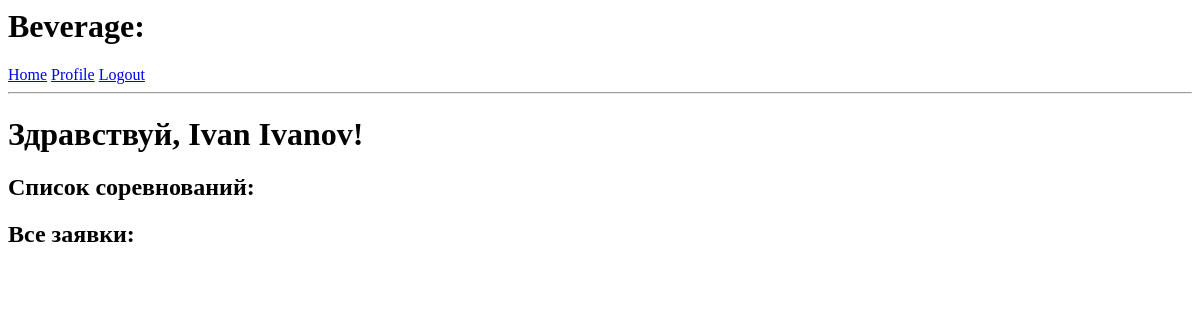
Before: /index (signed in) with the older database file.
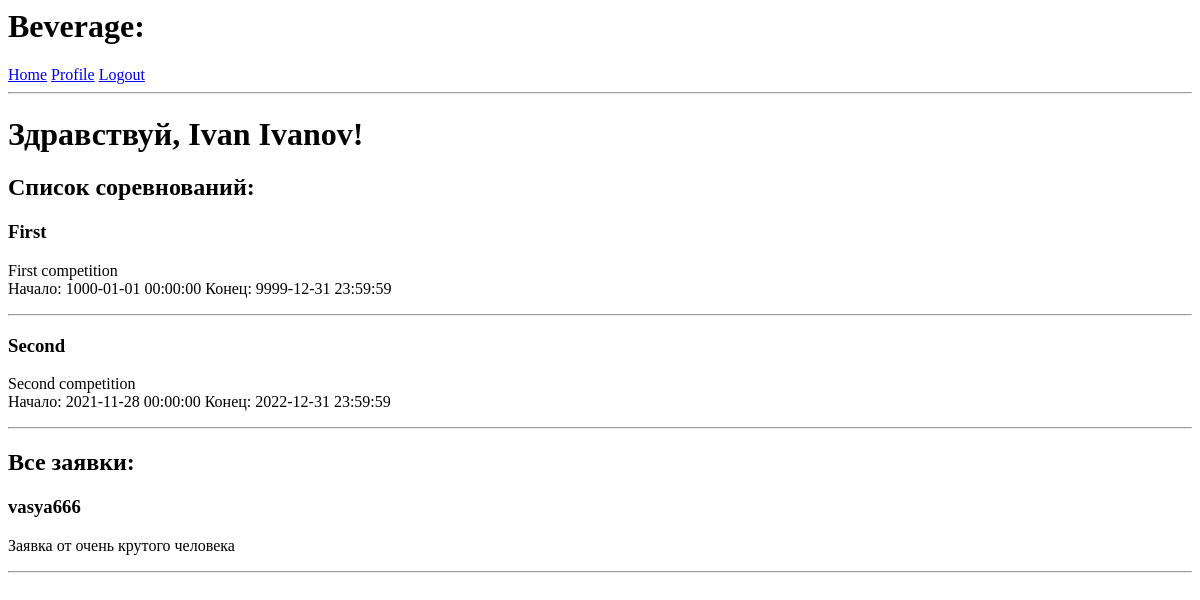
After: the same page with the newer database file.
### app/models.py (models this page shows, shortened)
class Participant(db.Model, UserMixin):
    id = db.Column(db.Integer, primary_key=True)
    name = db.Column(db.String(64)) # Имя
    surname = db.Column(db.String(64)) # Фамилия
    patronymic = db.Column(db.String(64)) # Отчество
    city = db.Column(db.String(64),index=True) # Город
    description = db.Column(db.String(256)) # Описание-биография
    gender = db.Column(db.Boolean()) # True - male, False - female
    applications = db.relationship('Application', backref='author', lazy='dynamic')
    username = db.Column(db.String(64), index=True, unique=True) # логин
    password_hash = db.Column(db.String(128)) # Пароль в виде хеша

class Competition(db.Model):
    id = db.Column(db.Integer, primary_key=True)
    name = db.Column(db.String(64), index=True) # Имя
    description = db.Column(db.String(256)) # Описание соревнования
    city = db.Column(db.String(64),index=True) # Город
    applications = db.relationship('Application', backref='competition', lazy='dynamic')
    start_date = db.Column(db.DateTime, index = True)
    end_date = db.Column(db.DateTime, index = True)

class Application(db.Model):
    id = db.Column(db.Integer, primary_key=True)
    description = db.Column(db.String(256)) # Описание соревнования
    rating = db.Column(db.Integer, default = 0) # Выставленные баллы за заявку
    participant_id = db.Column(db.Integer, db.ForeignKey('participant.id'))
    competition_id = db.Column(db.Integer, db.ForeignKey('competition.id'))

### app/routes.py (the view)
@app.route('/')
@app.route('/index')
@login_required
def index():
    applications = Application.query.all()
    competitions = Competition.query.all()
    return render_template('index.html',
                            title='Home',
                            applications = applications,
                            competitions = competitions)

### app/models.py (called while the page is built)
@login.user_loader
def load_user(id):
    return Participant.query.get(int(id))

### app/templates/index.html
{% extends "base.html" %}
{% block content %}
        <h1>Здравствуй, {{ current_user.name }} {{current_user.surname}}!</h1>
        <h2>Список соревнований:</h2>
        {% for competition in competitions %}
        <div>
                <p>
                        <h3>{{ competition.name }} </h3>
                        {{ competition.description }} <br>
                        Начало: {{competition.start_date}} Конец: {{competition.end_date}}
                </p>
                <hr>
        </div>
        {% endfor %}
        <h2>Все заявки:</h2>
        {% for application in applications %}
        <div>
                <p>
                        <h3>{{ application.author.username }}</h3>
                        {{ application.description }}
                </p>
                <hr>
        </div>
        {% endfor %}
{% endblock %}

### app/templates/base.html (shortened to what this page needs)
<html>
    <head>
    </head>
    <body>
        <div>
            <h1>Beverage:</h1>
            <a href="{{ url_for('index') }}">Home</a>
            {% if not current_user.is_anonymous %}
            <a href="{{ url_for('profile', username=current_user.username) }}">Profile</a>
            {% endif %}
            {% if current_user.is_anonymous %}
            <a href="{{ url_for('login') }}">Login</a>
            {% else %}
            <a href="{{ url_for('logout') }}">Logout</a>
            {% endif %}
        </div>
        <hr>
        {% block content %}{% endblock %}
    </body>
</html>

Changed rows visible on the page:
added Competition: name "First", description "First competition", start_date "1000-01-01 00:00:00", end_date "9999-12-31 23:59:59"
added Competition: name "Second", description "Second competition", start_date "2021-11-28 00:00:00", end_date "2022-12-31 23:59:59"
added Application: author.username "vasya666", description "Заявка от очень крутого человека"
